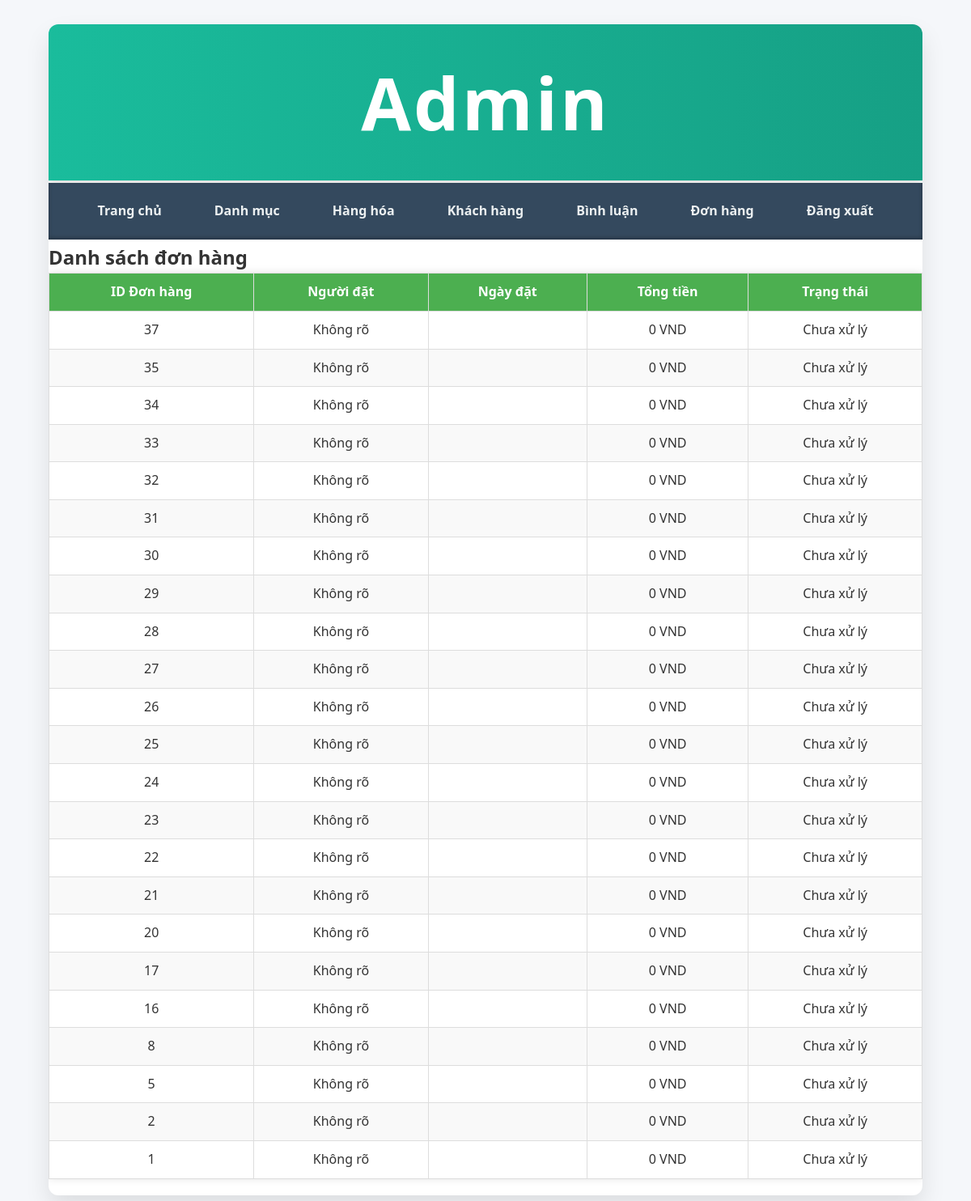
The app's page /admin/index.php?act=donhang (signed in) with its own data.
### tables this page shows
CREATE TABLE `danhmuc` (
  `id` int NOT NULL COMMENT 'id',
  `name` varchar(255) NOT NULL COMMENT 'Tên'
);

### model/pdo.php (called while the page is built, shortened)
<?php
function pdo_get_connection(){
    $dburl = "mysql:host=localhost;dbname=nhom3_duan1;charset=utf8";
    $username = 'root';
    $password = '';
    $conn = new PDO($dburl, $username, $password);
    $conn->setAttribute(PDO::ATTR_ERRMODE, PDO::ERRMODE_EXCEPTION);
    return $conn;
}
function pdo_query($sql){
    $sql_args = array_slice(func_get_args(), 1);
    try{
        $conn = pdo_get_connection();
        $stmt = $conn->prepare($sql);
        $stmt->execute($sql_args);
        $rows = $stmt->fetchAll();
        return $rows;
    }
    catch(PDOException $e){
        throw $e;
    }
    finally{
        unset($conn);
    }
}

### model/danhmuc.php (called while the page is built, shortened)
<?php
    function loadall_donhang(){
        $sql="SELECT * FROM danhmuc ORDER BY id DESC";
        $listdanhmuc= pdo_query($sql);
        return $listdanhmuc;
    }
?>

### admin/donhang/list.php (the view)
<h2>Danh sách đơn hàng</h2>
<table border="1" cellpadding="10" cellspacing="0">
    <thead>
        <tr>
            <th>ID Đơn hàng</th>
            <th>Người đặt</th>
            <th>Ngày đặt</th>
            <th>Tổng tiền</th>
            <th>Trạng thái</th>
        </tr>
    </thead>
    <tbody>
        <?php if (!empty($listdanhmuc)) : ?>
            <?php foreach ($listdanhmuc as $dh) : ?>
                <tr>
                    <td><?= htmlspecialchars($dh['id']) ?></td>
                    <td><?= htmlspecialchars($dh['user_name'] ?? 'Không rõ') ?></td>
                    <td><?= htmlspecialchars($dh['ngaydat'] ?? '') ?></td>
                    <td><?= number_format($dh['tongtien'] ?? 0) ?> VND</td>
                    <td><?= htmlspecialchars($dh['trangthai'] ?? 'Chưa xử lý') ?></td>
                </tr>
            <?php endforeach; ?>
        <?php else : ?>
            <tr>
                <td colspan="5">Chưa có đơn hàng nào.</td>
            </tr>
        <?php endif; ?>
    </tbody>
</table>

### admin/header.php (shortened to what this page needs)
<!DOCTYPE html>
<html lang="en">
  <head>
    <link rel="stylesheet" href="../view/css/css.css">
  </head>
  <body>
    <div class="admin-container">
      <div class="row mb admin-header">
        <h1>Admin</h1>
      </div>
      <div class="row mb admin-menu">
        <ul>
          <li><a href="index.php">Trang chủ</a></li>
          <li><a href="index.php?act=adddm">Danh mục</a></li>
          <li><a href="index.php?act=addsp">Hàng hóa</a></li>
          <li><a href="index.php?act=dskh">Khách hàng</a></li>
          <li><a href="index.php?act=dsbl">Bình luận</a></li>
          <li><a href="index.php?act=donhang">Đơn hàng</a></li>
          <li><a href="logout.php">Đăng xuất</a></li>
        </ul>
      </div>

### admin/index.php (shortened to what this page needs)
<?php
    include "../model/pdo.php";
    include "../model/danhmuc.php";
    include "header.php";
    if(isset($_GET['act'])){
        $act=$_GET['act'];
        switch($act){
          case 'donhang':
    $listdanhmuc= loadall_donhang();
    include "donhang/list.php";
    break;
        }
    }else{
        include "home.php";
    }
    include "footer.php";
?>

### admin/footer.php
</body>
</html>

### view/css/css.css (style rules this page uses)
body { font-family: 'Roboto', Arial, sans-serif; margin: 0; padding: 0; background-color: #f4f4f4; }
.mb { margin-bottom: 3px; }
table { width: 100%; border-collapse: collapse; margin-bottom: 20px; box-shadow: 0 0 10px rgba(0, 0, 0, 0.1); }
table th, table td { padding: 10px; text-align: center; border: 1px solid #ddd; }
table th { background-color: #4CAF50; color: white; }
table tr:nth-child(even) { background-color: #f9f9f9; }
* { box-sizing: border-box; }
* { box-sizing: border-box; margin: 0; padding: 0; font-family: 'Segoe UI', Tahoma, Geneva, Verdana, sans-serif; }
body { background: #f5f7fa; color: #333; font-size: 16px; line-height: 1.6; min-height: 100vh; }
.admin-container { width: 90%; max-width: 1200px; margin: 30px auto; background: #fff; border-radius: 12px; box-shadow: 0 15px 30px rgba(0,0,0,0.1); overflow: hidden; }
.admin-header { background: linear-gradient(90deg, #1abc9c, #16a085); padding: 25px 30px; text-align: center; color: #fff; font-weight: 700; font-size: 2.8rem; letter-spacing: 3px; box-shadow: 0 4px 10px rgba(0,0,0,0.15); }
.admin-menu { background: #34495e; display: flex; justify-content: center; padding: 12px 0; box-shadow: inset 0 -2px 5px rgba(0,0,0,0.3); }
.admin-menu ul { list-style: none; display: flex; gap: 25px; }
.admin-menu ul li a { color: #ecf0f1; text-decoration: none; font-weight: 600; padding: 10px 20px; border-radius: 6px; transition: background-color 0.3s ease, box-shadow 0.3s ease; display: block; }

### records on screen
danhmuc: id "37", user_name "Không rõ", tongtien "0", trangthai "Chưa xử lý"
danhmuc: id "35", user_name "Không rõ", tongtien "0", trangthai "Chưa xử lý"
danhmuc: id "34", user_name "Không rõ", tongtien "0", trangthai "Chưa xử lý"
danhmuc: id "33", user_name "Không rõ", tongtien "0", trangthai "Chưa xử lý"
danhmuc: id "32", user_name "Không rõ", tongtien "0", trangthai "Chưa xử lý"
danhmuc: id "31", user_name "Không rõ", tongtien "0", trangthai "Chưa xử lý"
danhmuc: id "30", user_name "Không rõ", tongtien "0", trangthai "Chưa xử lý"
danhmuc: id "29", user_name "Không rõ", tongtien "0", trangthai "Chưa xử lý"
danhmuc: id "28", user_name "Không rõ", tongtien "0", trangthai "Chưa xử lý"
danhmuc: id "27", user_name "Không rõ", tongtien "0", trangthai "Chưa xử lý"
danhmuc: id "26", user_name "Không rõ", tongtien "0", trangthai "Chưa xử lý"
danhmuc: id "25", user_name "Không rõ", tongtien "0", trangthai "Chưa xử lý"
danhmuc: id "24", user_name "Không rõ", tongtien "0", trangthai "Chưa xử lý"
danhmuc: id "23", user_name "Không rõ", tongtien "0", trangthai "Chưa xử lý"
danhmuc: id "22", user_name "Không rõ", tongtien "0", trangthai "Chưa xử lý"
danhmuc: id "21", user_name "Không rõ", tongtien "0", trangthai "Chưa xử lý"
danhmuc: id "20", user_name "Không rõ", tongtien "0", trangthai "Chưa xử lý"
danhmuc: id "17", user_name "Không rõ", tongtien "0", trangthai "Chưa xử lý"
danhmuc: id "16", user_name "Không rõ", tongtien "0", trangthai "Chưa xử lý"
danhmuc: id "8", user_name "Không rõ", tongtien "0", trangthai "Chưa xử lý"
danhmuc: id "5", user_name "Không rõ", tongtien "0", trangthai "Chưa xử lý"
danhmuc: id "2", user_name "Không rõ", tongtien "0", trangthai "Chưa xử lý"
danhmuc: id "1", user_name "Không rõ", tongtien "0", trangthai "Chưa xử lý"
